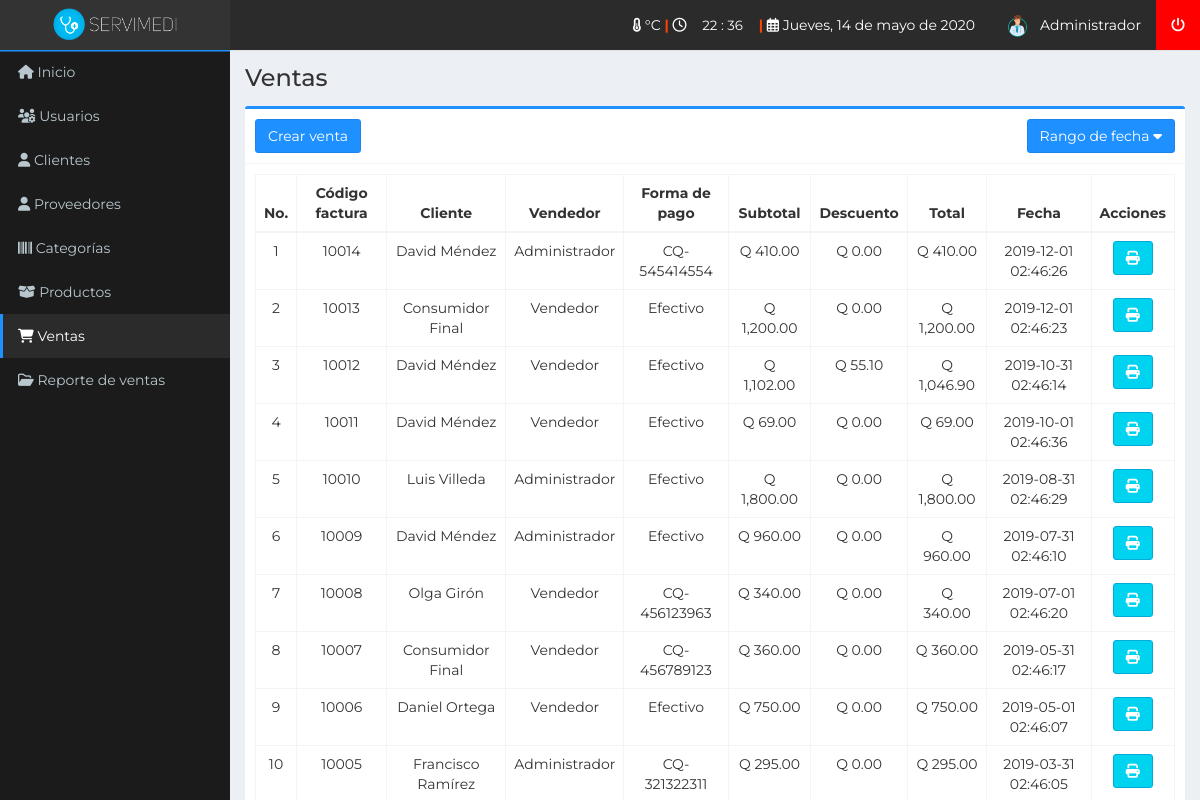
/facturacion (signed in), run on the app's committed database.
### tables this page shows
CREATE TABLE `tbl_venta` (
  `id` int(11) NOT NULL,
  `codigo` int(11) NOT NULL,
  `id_cliente` int(11) NOT NULL,
  `id_vendedor` int(11) NOT NULL,
  `productos` text NOT NULL,
  `descuento` float NOT NULL,
  `subtotal` float NOT NULL,
  `total` float NOT NULL,
  `metodo_pago` text NOT NULL,
  `fecha` timestamp NOT NULL DEFAULT current_timestamp() ON UPDATE current_timestamp()
);

CREATE TABLE `tbl_cliente` (
  `id` int(11) NOT NULL,
  `nombre` text NOT NULL,
  `nit` text NOT NULL,
  `email` text NOT NULL,
  `telefono` text NOT NULL,
  `direccion` varchar(100) NOT NULL,
  `compras` int(11) NOT NULL,
  `ultima_compra` datetime NOT NULL,
  `fecha` timestamp NOT NULL DEFAULT current_timestamp() ON UPDATE current_timestamp()
);

CREATE TABLE `tbl_usuario` (
  `id` int(11) NOT NULL,
  `nombre` text NOT NULL,
  `usuario` text NOT NULL,
  `password` text NOT NULL,
  `perfil` text NOT NULL,
  `foto` text NOT NULL,
  `estado` int(11) NOT NULL,
  `ultimo_login` datetime NOT NULL,
  `fecha` timestamp NOT NULL DEFAULT current_timestamp() ON UPDATE current_timestamp()
);

### controladores/plantilla.controlador.php (called while the page is built)
<?php
class ControladorPlantilla{
	static public function ctrPlantilla(){
		include "vistas/plantilla.php";
	}
}

### index.php (called while the page is built, shortened)
<?php
require_once "controladores/plantilla.controlador.php";
require_once "controladores/usuarios.controlador.php";
require_once "controladores/clientes.controlador.php";
require_once "controladores/ventas.controlador.php";
require_once "controladores/contactos.controlador.php";
require_once "modelos/usuarios.modelo.php";
require_once "modelos/clientes.modelo.php";
require_once "modelos/ventas.modelo.php";
$plantilla = new ControladorPlantilla();
$plantilla -> ctrPlantilla();

### controladores/ventas.controlador.php (called while the page is built, shortened)
<?php
class ControladorVentas{
	static public function ctrRangoFechasFacturacion($fechaInicial, $fechaFinal){
		$tabla = "tbl_venta";
		$respuesta = ModeloVentas::mdlRangoFechasFacturacion($tabla, $fechaInicial, $fechaFinal);
		return $respuesta;
	}
}

### modelos/conexion.php (called while the page is built)
<?php
class Conexion{
	static public function conectar(){
		$link = new PDO("mysql:host=localhost;dbname=sistemaservimedi",
			            "root",
			            "");
		$link->exec("set names utf8");
		return $link;
	}
}

### modelos/ventas.modelo.php (called while the page is built, shortened)
<?php
require_once "conexion.php";
class ModeloVentas{
	static public function mdlRangoFechasFacturacion($tabla, $fechaInicial, $fechaFinal){
		if($fechaInicial == null){
			$stmt = Conexion::conectar()->prepare("SELECT * FROM $tabla ORDER BY id DESC");
			$stmt -> execute();
			return $stmt -> fetchAll();
		}else if($fechaInicial == $fechaFinal){
			$stmt = Conexion::conectar()->prepare("SELECT * FROM $tabla WHERE fecha like '%$fechaFinal%'");
			$stmt -> bindParam(":fecha", $fechaFinal, PDO::PARAM_STR);
			$stmt -> execute();
			return $stmt -> fetchAll();
		}
	}
}

### controladores/clientes.controlador.php (called while the page is built, shortened)
<?php
class ControladorClientes{
	static public function ctrMostrarClientes($item, $valor){
		$tabla = "tbl_cliente";
		$respuesta = ModeloClientes::mdlMostrarClientes($tabla, $item, $valor);
		return $respuesta;
	}
}

### modelos/clientes.modelo.php (called while the page is built, shortened)
<?php
require_once "conexion.php";
class ModeloClientes{
	static public function mdlMostrarClientes($tabla, $item, $valor){
		if($item != null){
			$stmt = Conexion::conectar()->prepare("SELECT * FROM $tabla WHERE $item = :$item");
			$stmt -> bindParam(":".$item, $valor, PDO::PARAM_STR);
			$stmt -> execute();
			return $stmt -> fetch();
		}else{
			$stmt = Conexion::conectar()->prepare("SELECT * FROM $tabla");
			$stmt -> execute();
			return $stmt -> fetchAll();
		}
	}
}

### controladores/usuarios.controlador.php (called while the page is built, shortened)
<?php
class ControladorUsuarios{
	static public function ctrMostrarUsuarios($item, $valor){
		$tabla = "tbl_usuario";
		$respuesta = ModeloUsuarios::MdlMostrarUsuarios($tabla, $item, $valor);
		return $respuesta;
	}
}

### modelos/usuarios.modelo.php (called while the page is built, shortened)
<?php
require_once "conexion.php";
class ModeloUsuarios{
	static public function mdlMostrarUsuarios($tabla, $item, $valor){
		if($item != null){
			$stmt = Conexion::conectar()->prepare("SELECT * FROM $tabla WHERE $item = :$item");
			$stmt -> bindParam(":".$item, $valor, PDO::PARAM_STR);
			$stmt -> execute();
			return $stmt -> fetch();
		}else{
			$stmt = Conexion::conectar()->prepare("SELECT * FROM $tabla");
			$stmt -> execute();
			return $stmt -> fetchAll();
		}
	}
}

### vistas/modulos/facturacion.php (the view, shortened to what this page needs)
<div class="content-wrapper">
  <section class="content-header">
    <h1>
      Ventas
    </h1>
  </section>
  <section class="content">
    <div class="box box-dodgerblue">
      <div class="box-header with-border">
        <a href="crear-venta">
          <button class="btn btn-dodgerblue">
            Crear venta
          </button>
        </a>
        <button type="button" class="btn btn-dodgerblue pull-right" id="daterange-btn">
            <span>
              Rango de fecha
            </span>
            <span>
              <i class="fa fa-caret-down"></i>
            </span>
         </button>
      </div>
      <div class="box-body">
       <table class="table table-bordered table-hover dt-responsive tablas" width="100%">
        <thead>
         <tr>
           <th style="width:10px">No.</th>
           <th style="text-align: center">Código factura</th>
           <th style="text-align: center">Cliente</th>
           <th style="text-align: center">Vendedor</th>
           <th style="text-align: center">Forma de pago</th>
           <th style="text-align: center">Subtotal</th>
           <th style="text-align: center">Descuento</th>
           <th style="text-align: center">Total</th>
           <th style="text-align: center">Fecha</th>
           <th style="width:10px; text-align: center">Acciones</th>
         </tr>
        </thead>
        <tbody style="text-align: center">
        <?php
          if (isset($_GET["fechaInicial"])) {
            $fechaInicial = $_GET["fechaInicial"];
            $fechaFinal = $_GET["fechaFinal"];
          } else {
            $fechaInicial = null;
            $fechaFinal = null;
          }
          $respuesta = ControladorVentas::ctrRangoFechasFacturacion($fechaInicial, $fechaFinal);
          foreach ($respuesta as $key => $value) {
           echo '<tr>
                  <td>'.($key+1).'</td>
                  <td>'.$value["codigo"].'</td>';
                  $itemCliente = "id";
                  $valorCliente = $value["id_cliente"];
                  $respuestaCliente = ControladorClientes::ctrMostrarClientes($itemCliente, $valorCliente);
                  echo '<td>'.$respuestaCliente["nombre"].'</td>';
                  $itemUsuario = "id";
                  $valorUsuario = $value["id_vendedor"];
                  $respuestaUsuario = ControladorUsuarios::ctrMostrarUsuarios($itemUsuario, $valorUsuario);
                  echo '<td>'.$respuestaUsuario["nombre"].'</td>
                  <td>'.$value["metodo_pago"].'</td>
                  <td>Q '.number_format($value["subtotal"],2).'</td>
                  <td>Q '.number_format(abs($value["descuento"]),2).'</td>
                  <td>Q '.number_format($value["total"],2).'</td>
                  <td>'.$value["fecha"].'</td>
                  <td>
                    <div class="btn-group">
                      <button class="btn btn-info btnImprimirFactura" codigoVenta="'.$value["codigo"].'">
                      <i class="fa fa-print"></i>
                      </button>
                    </div>
                  </td>
                </tr>';
            }
        ?>
        </tbody>
       </table>
      </div>
    </div>
  </section>
</div>

### data on the page
tbl_venta: codigo "10014", id_cliente.nombre "David Méndez", tbl_usuario.nombre "Administrador", metodo_pago "CQ-545414554", subtotal "410.00", descuento "0.00", total "410.00", fecha "2019-12-01 02:46:26"
tbl_venta: codigo "10013", id_cliente.nombre "Consumidor Final", tbl_usuario.nombre "Vendedor", metodo_pago "Efectivo", subtotal "1,200.00", descuento "0.00", total "1,200.00", fecha "2019-12-01 02:46:23"
tbl_venta: codigo "10012", id_cliente.nombre "David Méndez", tbl_usuario.nombre "Vendedor", metodo_pago "Efectivo", subtotal "1,102.00", descuento "55.10", total "1,046.90", fecha "2019-10-31 02:46:14"
tbl_venta: codigo "10011", id_cliente.nombre "David Méndez", tbl_usuario.nombre "Vendedor", metodo_pago "Efectivo", subtotal "69.00", descuento "0.00", total "69.00", fecha "2019-10-01 02:46:36"
tbl_venta: codigo "10010", id_cliente.nombre "Luis Villeda", tbl_usuario.nombre "Administrador", metodo_pago "Efectivo", subtotal "1,800.00", descuento "0.00", total "1,800.00", fecha "2019-08-31 02:46:29"
tbl_venta: codigo "10009", id_cliente.nombre "David Méndez", tbl_usuario.nombre "Administrador", metodo_pago "Efectivo", subtotal "960.00", descuento "0.00", total "960.00", fecha "2019-07-31 02:46:10"
tbl_venta: codigo "10008", id_cliente.nombre "Olga Girón", tbl_usuario.nombre "Vendedor", metodo_pago "CQ-456123963", subtotal "340.00", descuento "0.00", total "340.00", fecha "2019-07-01 02:46:20"
tbl_venta: codigo "10007", id_cliente.nombre "Consumidor Final", tbl_usuario.nombre "Vendedor", metodo_pago "CQ-456789123", subtotal "360.00", descuento "0.00", total "360.00", fecha "2019-05-31 02:46:17"
tbl_venta: codigo "10006", id_cliente.nombre "Daniel Ortega", tbl_usuario.nombre "Vendedor", metodo_pago "Efectivo", subtotal "750.00", descuento "0.00", total "750.00", fecha "2019-05-01 02:46:07"
tbl_venta: codigo "10005", id_cliente.nombre "Francisco Ramírez", tbl_usuario.nombre "Administrador", metodo_pago "CQ-321322311", subtotal "295.00", descuento "0.00", total "295.00", fecha "2019-03-31 02:46:05"

### other printed values
$_SESSION["nombre"] "Administrador"
